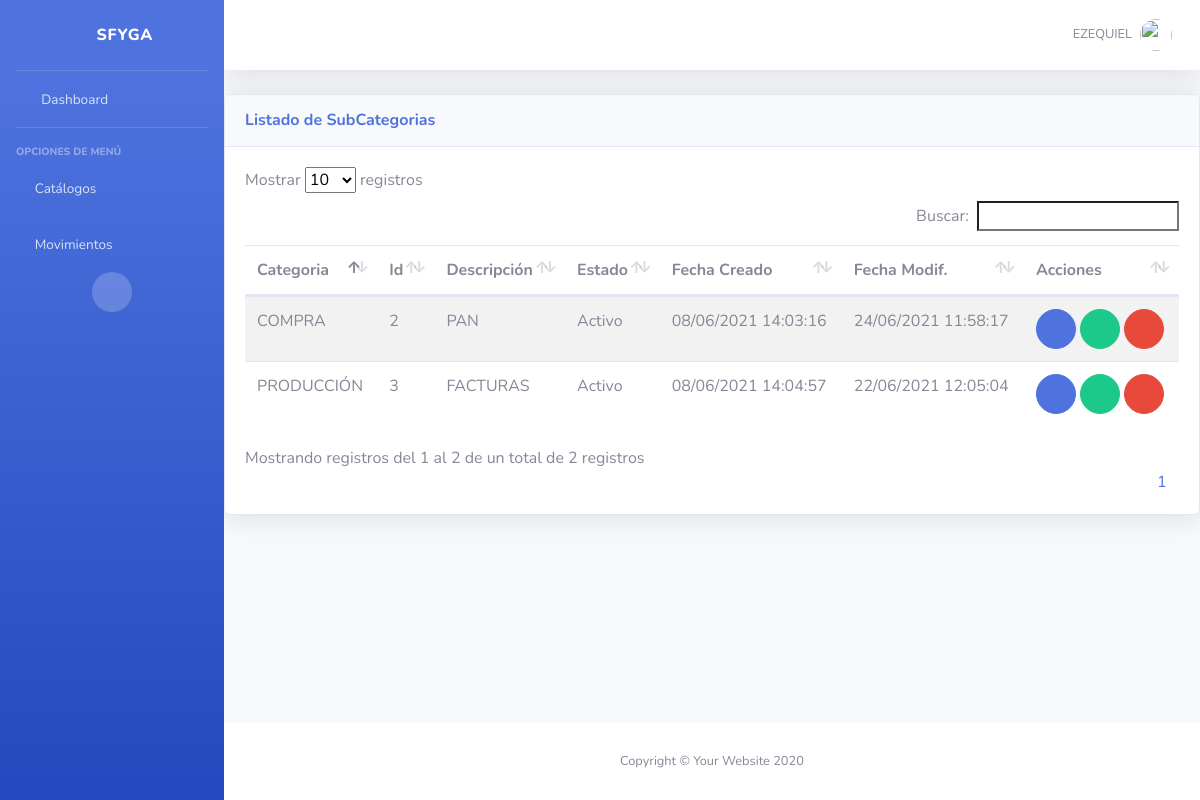
Page /inv/subcategorias/ (signed in) on the earlier database version.
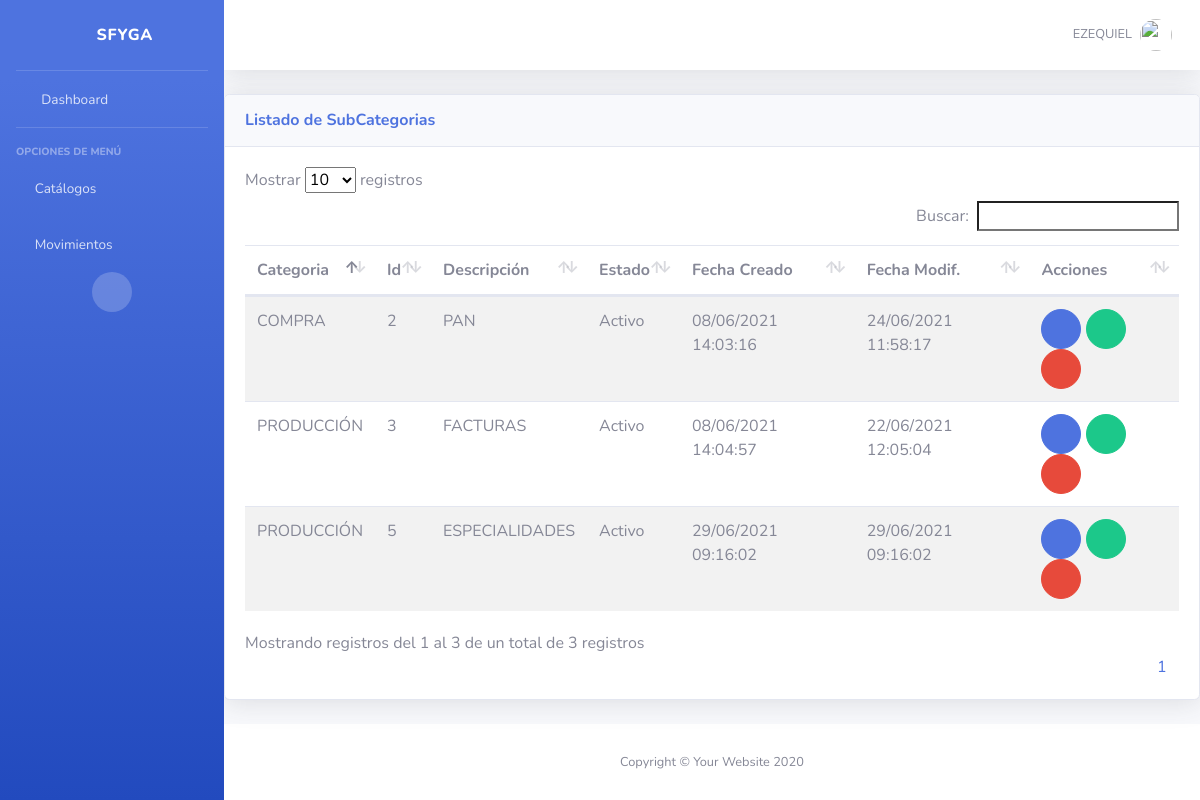
Same page on the later database version.
### inv/models.py (models this page shows, shortened)
class SubCategoria(ClaseModelo):
    categoria = models.ForeignKey(Categoria, on_delete=models.CASCADE)
    descripcion = models.CharField( max_length=100, help_text = 'Descripción de la Categoria', unique = True )
    class Meta:
        verbose_name_plural = 'SubCategorias'
        unique_together = ('categoria','descripcion')

class Categoria(ClaseModelo):
    descripcion = models.CharField(max_length=100, help_text='Descripción de la Categoría', unique=True)
    def __str__(self):
        return '{}'.format(self.descripcion)
    class Meta:
        verbose_name_plural = 'Categorias'

### inv/views.py (the view)
# urls.py: path('subcategorias/', SubCategoriaView.as_view(), name='subcategoria_list'),
class SubCategoriaView(SinPrivilegios, generic.ListView):
    permission_required='inv.view_subcategoria'
    model = SubCategoria
    template_name = "inv/subcategoria_list.html"
    context_object_name = "obj"
    login_url = "bases:login"

### inv/templates/inv/subcategoria_list.html (shortened to what this page needs)
{% extends 'base/base.html' %}
{% block page_content %}
<div class="card shadow mb-4">
    <div
        class="card-header py-3 d-flex flex-row align-items-center justify-content-between">
        <h6 class="m-0 font-weight-bold text-primary">Listado de SubCategorias</h6>
        <div class="dropdown no-arrow">
            <a class="dropdown-toggle" href="#" role="button" id="dropdownMenuLink"
                data-toggle="dropdown" aria-haspopup="true" aria-expanded="false">
                <i class="fas fa-ellipsis-v fa-sm fa-fw text-gray-400"></i>
            </a>
        </div>
    </div>
    <div class="card-body">
        {% if not obj %}
            <div class="alert alert-info">No Hay SubCategorias</div>
        {% else %}
            <table class= "table table-striped table-hover">
                <thead>
                    <th>Categoria</th>
                    <th>Id</th>
                    <th>Descripción</th>
                    <th>Estado</th>
                    <th>Fecha Creado</th>
                    <th>Fecha Modif.</th>
                    <th class="all">Acciones</th>
                </thead>
                <tbody>
                    {% for item in obj %}
                    <tr>
                        <td>{{ item.categoria }}</td>
                        <td>{{ item.id }}</td>
                        <td>{{ item.descripcion }}</td>
                        <td>{{ item.estado| yesno:"Activo,Inactivo" }}</td>
                        <td>{{ item.fc | date:"d/m/Y H:i:s" }}</td>
                        <td>{{ item.fm | date:"d/m/Y H:i:s" }}</td>
                        <td>
                            <a href="#"  onclick="return abrir_modal('{% url 'inv:subcategoria_edit' item.id %}')" class="btn btn-primary btn-circle" role="button"><i class="fas fa-edit"></i></a>
                            {% if item.estado == True %}
                                <a href="#"  onclick="return abrir_modal('{% url 'inv:subcategoria_inactivar' item.id %}')" class="btn btn-success btn-circle" role="button"><i class="fas fa-check"></i></a>
                            {% endif %}
                            <a href="#"  onclick="return abrir_modal('{% url 'inv:subcategoria_del' item.id %}')" class="btn btn-danger btn-circle" role="button"><i class="fas fa-trash-alt"></i></a>
                        </td>
                    </tr>
                    {% endfor %}
                </tbody>
            </table>
        {% endif %}
    </div>
</div>
{% endblock page_content %}

Differences in the rows shown:
added SubCategoria: categoria "PRODUCCIÓN", id "5", descripcion "ESPECIALIDADES", estado "Activo", fc "29/06/2021 09:16:02", fm "29/06/2021 09:16:02"
Other differences:
text written by a page script: "Mostrar registros Buscar: Mostrando registros del 1 al 2 de un total de 2 registros 1" → "Mostrar registros Buscar: Mostrando registros del 1 al 3 de un total de 3 registros 1"
